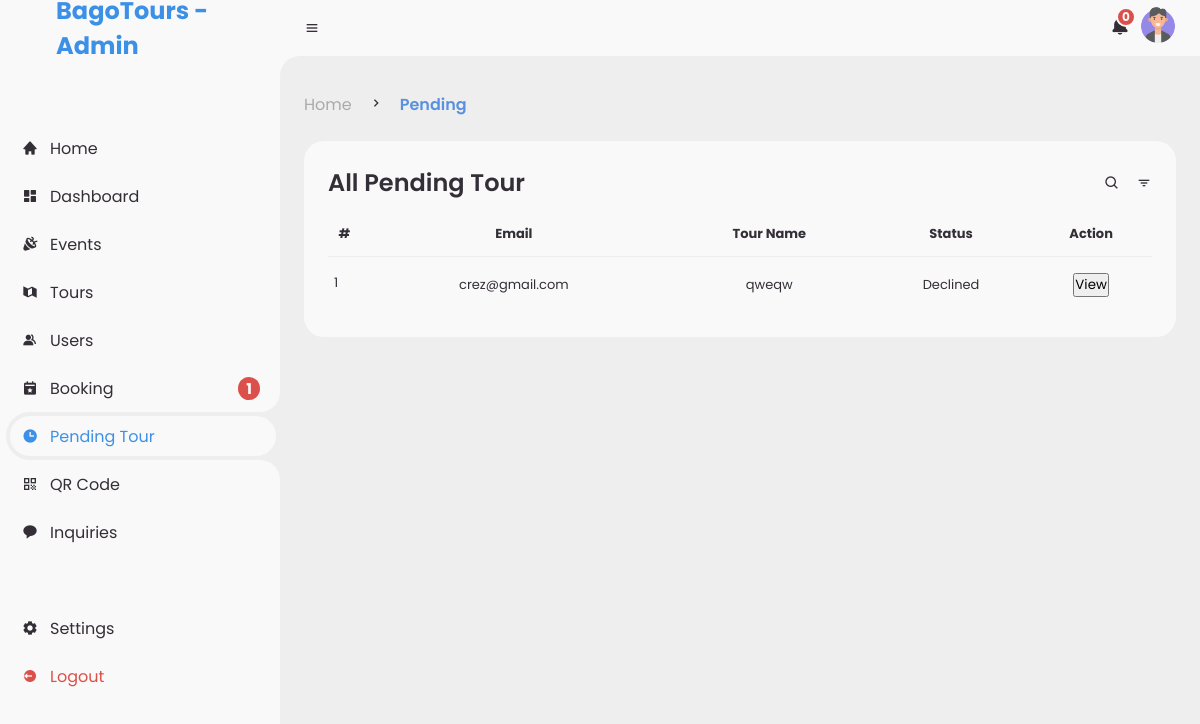
The app's page /admin/pending.php (signed in), older data.
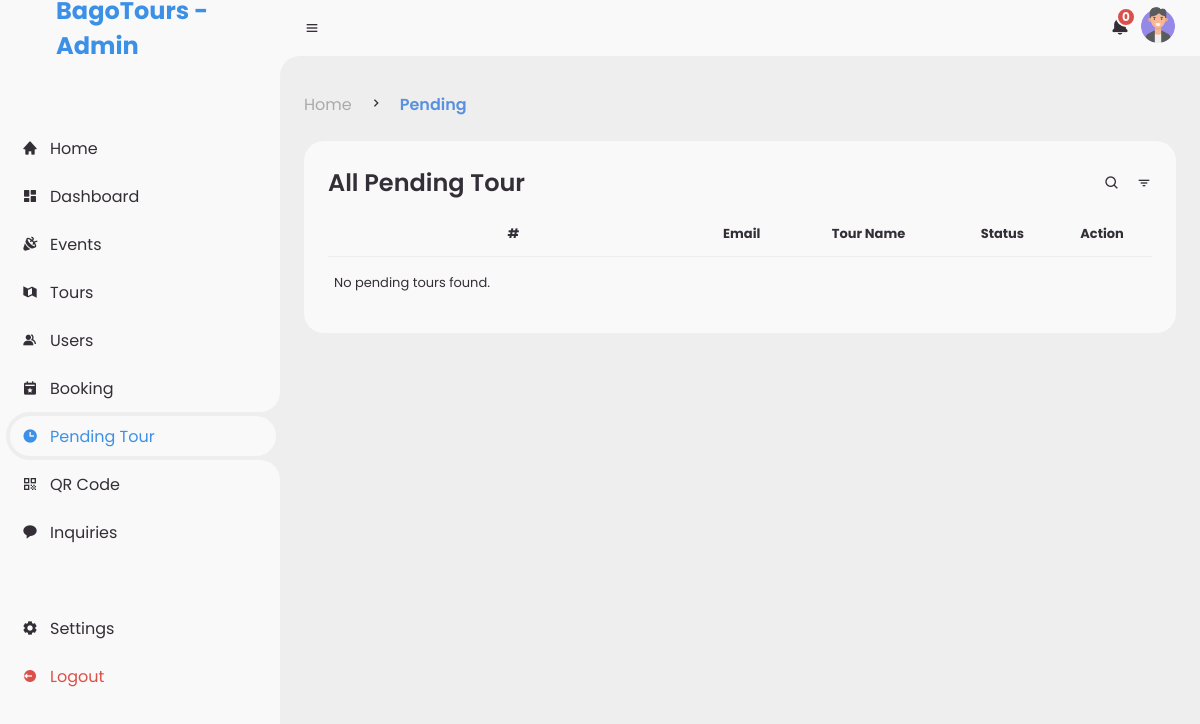
The same page, newer data.
### tables this page shows
CREATE TABLE `tours` (
  `id` int(50) NOT NULL,
  `user_id` int(50) NOT NULL,
  `img` varchar(255) NOT NULL,
  `title` varchar(200) NOT NULL,
  `address` varchar(200) NOT NULL,
  `latitude` varchar(50) NOT NULL,
  `longitude` varchar(50) NOT NULL,
  `type` varchar(50) NOT NULL,
  `description` mediumtext NOT NULL,
  `price_title` varchar(255) NOT NULL,
  `price` double NOT NULL,
  `proof_title` varchar(255) NOT NULL,
  `proof_image` varchar(255) NOT NULL,
  `status` varchar(50) NOT NULL COMMENT ' 0 = Pending, 1 = Active, 2 = Cancelled, 3 = Inactive.',
  `bookable` tinyint(1) NOT NULL,
  `date_created` datetime NOT NULL DEFAULT current_timestamp(),
  `expiry` date DEFAULT NULL
);

CREATE TABLE `users` (
  `id` int(50) NOT NULL,
  `profile_picture` varchar(200) DEFAULT NULL,
  `name` varchar(100) NOT NULL,
  `username` varchar(200) DEFAULT NULL,
  `password` varchar(200) DEFAULT NULL,
  `email` varchar(200) DEFAULT NULL,
  `phone_number` varchar(50) DEFAULT NULL,
  `home_address` varchar(200) NOT NULL,
  `role` varchar(200) DEFAULT NULL,
  `device_id` varchar(255) NOT NULL,
  `date_created` timestamp NOT NULL DEFAULT current_timestamp()
);

### func/dashboardFunc.php (called while the page is built, shortened)
<?php
function totalBooking($conn, $user_id)
{
    $query = "SELECT COUNT(*) AS total_booking FROM booking b JOIN tours t ON b.tour_id = t.id JOIN users u ON t.user_id = u.id WHERE u.id = :id AND b.status != 4 AND b.status != 2 AND b.status != 3";
    $stmt = $conn->prepare($query);
    $stmt->bindParam(':id', $user_id, PDO::PARAM_INT);
    $stmt->execute();
    $totalBooking = $stmt->fetchColumn();
    return $totalBooking == 0 ? "" : $totalBooking;
}

### admin/pending.php (the view, shortened to what the changed rows need)
<?php
include '../include/db_conn.php';
$user_id = $_SESSION['user_id'];
$query = "SELECT users.*, tours.* FROM tours RIGHT JOIN users ON users.id = tours.user_id WHERE tours.status = 0 OR tours.status = 2";
$stmt = $conn->prepare($query);
$stmt->execute();
$result = $stmt->fetchAll(PDO::FETCH_ASSOC);
?>
<!DOCTYPE html>
<html lang="en">
<head>
    <link href='https://unpkg.com/boxicons@2.0.9/css/boxicons.min.css' rel='stylesheet'>
    <link rel="stylesheet" href="assets/css/admin.css">
</head>
<body>
    <?php include 'includes/sidebar.php'; ?>
    <section id="content">
        <main>
            <div class="head-title">
                <div class="left">
                    <?php include 'includes/breadcrumb.php'; ?>
                </div>
            </div>
            <div class="table-data">
                <div class="order">
                    <table>
                        <thead>
                            <tr>
                                <th>#</th>
                                <th>Email</th>
                                <th>Tour Name</th>
                                <th>Status</th>
                                <th>Action</th>
                            </tr>
                        </thead>
                        <tbody>
                            <?php
                            if ($result) {
                                $counter = 1;
                                foreach ($result as $row) {
                                    $status = $row['status'];
                                    echo "<tr>";
                                    echo "<td>" . $counter++ . "</td>";
                                    echo "<td>" . $row['email'] . "</td>";
                                    echo "<td>" . $row['title'] . "</td>";
                                    echo "<td>";
                                    if ($status == 0) {
                                        echo "Pending";
                                    } elseif ($status == 1) {
                                        echo "Accepted";
                                    } else {
                                        echo "Declined";
                                    }
                                    echo "</td>";
                                    echo "<td><button class='view-btn' data-id='" . $row['id'] . "'>View</button></td>";
                                    echo "</tr>";
                                }
                            } else {
                                echo "<tr><td colspan='7'>No pending tours found.</td></tr>";
                            }
                            ?>
                        </tbody>
                    </table>
                </div>
            </div>
        </main>
    </section>
</body>
</html>

### admin/includes/sidebar.php (shortened to what the changed rows need)
<?php
$current_page = basename($_SERVER['PHP_SELF'], '.php');
require_once __DIR__ . '/../../func/dashboardFunc.php';
$sidebarClass = isset($_SESSION['sidebar_hidden']) && $_SESSION['sidebar_hidden'] === 'hide' ? 'hide' : '';
?>
<link href='https://unpkg.com/boxicons@2.1.4/css/boxicons.min.css' rel='stylesheet'>
<section id="sidebar" class="<?php echo $sidebarClass ?>">
    <ul class="side-menu top">
        <li class="<?php echo $current_page == 'booking' ? 'active' : ''; ?>">
            <a href="booking">
                <i class='bx bxs-calendar-star'></i>
                <span class="text">Booking</span>
                <?php
                $bookingCount = totalBooking($conn, $user_id);
                if ($bookingCount > 0) {
                    echo "<span class='notifCount'>" . $bookingCount . "</span>";
                }
                ?>
            </a>
        </li>
    </ul>
</section>

### admin/includes/breadcrumb.php (shortened to what the changed rows need)
<?php
$page = basename($_SERVER['PHP_SELF'], '.php');
$currentBreadcrumbs = $breadcrumbs[$page] ?? $breadcrumbs['home'];
?>
<ul class="breadcrumb">
    <?php foreach ($currentBreadcrumbs as $key => $breadcrumb): ?>
        <li>
            <?php if ($key === array_key_last($currentBreadcrumbs)): ?>
                <span class="breadcrumb-active">
                    <?php echo $breadcrumb['title']; ?>
                </span>
            <?php else: ?>
                <a href="<?php echo $breadcrumb['url']; ?>">
                    <?php echo $breadcrumb['title']; ?>
                </a>
            <?php endif; ?>
        </li>
        <?php if ($key !== array_key_last($currentBreadcrumbs)): ?>
            <li><i class='bx bx-chevron-right'></i></li>
        <?php endif; ?>
    <?php endforeach; ?>
</ul>

Row changes from the older to the newer data that the page shows:
removed tours: user.email "crez@gmail.com", title "qweqw", status "Declined"
Text that changed along with them:
$bookingCount: "1" → (not shown)
text now shown: "No pending tours found."
